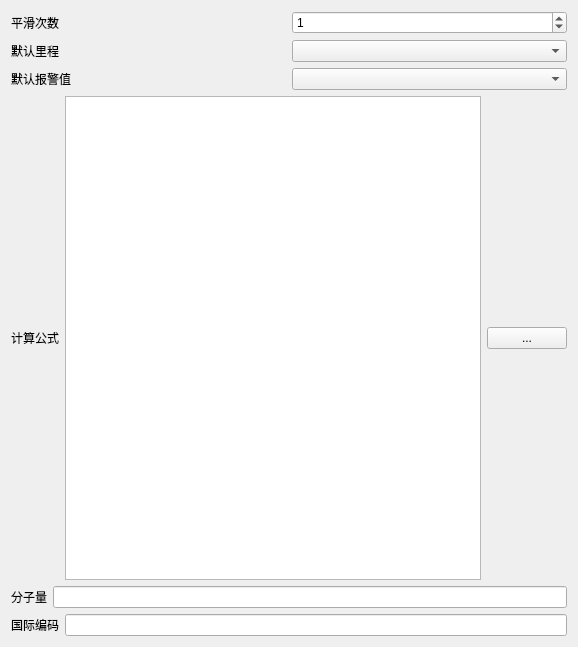
<?xml version="1.0" encoding="UTF-8"?>
<ui version="4.0">
 <class>VEExtend</class>
 <widget class="QWidget" name="VEExtend">
  <property name="geometry">
   <rect>
    <x>0</x>
    <y>0</y>
    <width>578</width>
    <height>647</height>
   </rect>
  </property>
  <property name="windowTitle">
   <string>Form</string>
  </property>
  <layout class="QVBoxLayout" name="verticalLayout">
   <item>
    <layout class="QHBoxLayout" name="horizontalLayout">
     <item>
      <widget class="QLabel" name="label">
       <property name="text">
        <string>平滑次数</string>
       </property>
      </widget>
     </item>
     <item>
      <widget class="QSpinBox" name="spinBox">
       <property name="value">
        <number>1</number>
       </property>
      </widget>
     </item>
    </layout>
   </item>
   <item>
    <layout class="QHBoxLayout" name="horizontalLayout_5">
     <item>
      <widget class="QLabel" name="label_2">
       <property name="text">
        <string>默认里程</string>
       </property>
      </widget>
     </item>
     <item>
      <widget class="QComboBox" name="comboBox"/>
     </item>
    </layout>
   </item>
   <item>
    <layout class="QHBoxLayout" name="horizontalLayout_6">
     <item>
      <widget class="QLabel" name="label_3">
       <property name="text">
        <string>默认报警值</string>
       </property>
      </widget>
     </item>
     <item>
      <widget class="QComboBox" name="comboBox_2">
       <property name="currentIndex">
        <number>-1</number>
       </property>
      </widget>
     </item>
    </layout>
   </item>
   <item>
    <layout class="QHBoxLayout" name="horizontalLayout_2">
     <item>
      <widget class="QLabel" name="label_4">
       <property name="text">
        <string>计算公式</string>
       </property>
      </widget>
     </item>
     <item>
      <widget class="QPlainTextEdit" name="plainTextEdit"/>
     </item>
     <item>
      <widget class="QPushButton" name="pushButton">
       <property name="text">
        <string>...</string>
       </property>
      </widget>
     </item>
    </layout>
   </item>
   <item>
    <layout class="QHBoxLayout" name="horizontalLayout_3">
     <item>
      <widget class="QLabel" name="label_5">
       <property name="text">
        <string>分子量</string>
       </property>
      </widget>
     </item>
     <item>
      <widget class="QLineEdit" name="lineEdit"/>
     </item>
    </layout>
   </item>
   <item>
    <layout class="QHBoxLayout" name="horizontalLayout_4">
     <item>
      <widget class="QLabel" name="label_6">
       <property name="text">
        <string>国际编码</string>
       </property>
      </widget>
     </item>
     <item>
      <widget class="QLineEdit" name="lineEdit_2"/>
     </item>
    </layout>
   </item>
  </layout>
 </widget>
 <resources/>
 <connections/>
</ui>
